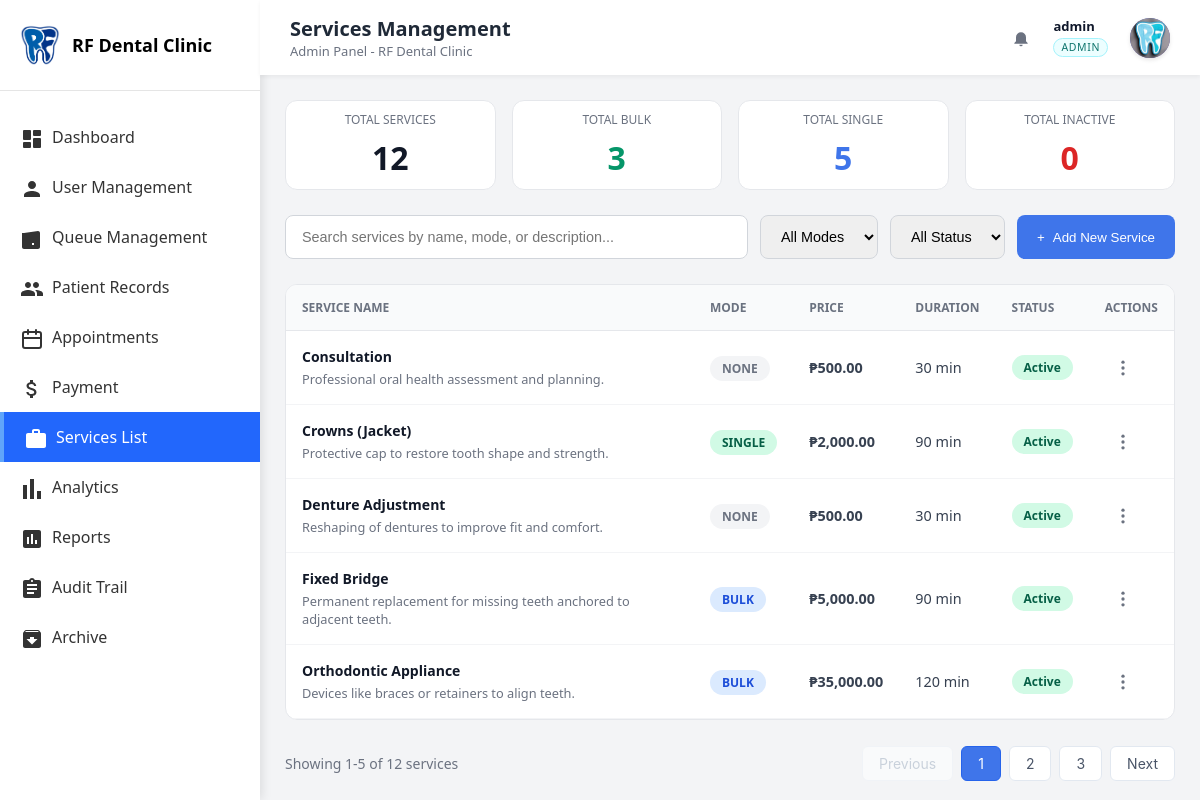
/master/admin/admin_services.php (signed in), run on the app's committed database.
### tables this page shows
CREATE TABLE `services` (
  `id` int(11) NOT NULL,
  `name` varchar(200) NOT NULL,
  `mode` enum('BULK','SINGLE','NONE') DEFAULT 'SINGLE',
  `price` decimal(10,2) DEFAULT 0.00,
  `duration_minutes` int(11) DEFAULT 30,
  `description` text DEFAULT NULL,
  `is_active` tinyint(1) DEFAULT 1,
  `created_at` timestamp NOT NULL DEFAULT current_timestamp(),
  `updated_at` timestamp NOT NULL DEFAULT current_timestamp() ON UPDATE current_timestamp(),
  `is_archived` tinyint(1) NOT NULL DEFAULT 0,
  `deleted_at` datetime DEFAULT NULL
);

### master/admin/admin_services.php (the view, shortened to what this page needs)
<?php
require_once __DIR__ . '/../../includes/admin_layout_start.php';
require_once __DIR__ . '/../../config/database.php';
$currentPage = isset($_GET['page']) ? max(1, (int)$_GET['page']) : 1;
$itemsPerPage = 5;
$offset = ($currentPage - 1) * $itemsPerPage;
$stmtCount = $pdo->query("SELECT COUNT(*) FROM services");
$totalServices = $stmtCount->fetchColumn();
$totalPages = ceil($totalServices / $itemsPerPage);
$search = isset($_GET['search']) ? trim($_GET['search']) : '';
try {
    $nameColumnCheck = $pdo->query("SHOW COLUMNS FROM services LIKE 'name'")->fetch();
    $nameColumnForQuery = $nameColumnCheck ? 'name' : 'service_name';
} catch (PDOException $e) {
    $nameColumnForQuery = 'service_name';
    $nameColumnCheck = false;
}
$whereClauses = [];
$params = [];
$whereSQL = !empty($whereClauses) ? 'WHERE ' . implode(' AND ', $whereClauses) : '';
$sql = "SELECT * FROM services $whereSQL ORDER BY $nameColumnForQuery ASC LIMIT $itemsPerPage OFFSET $offset";
$stmt = $pdo->prepare($sql);
$stmt->execute($params);
$services = $stmt->fetchAll(PDO::FETCH_ASSOC);
$stmtAll = $pdo->query("SELECT * FROM services");
$allServices = $stmtAll->fetchAll(PDO::FETCH_ASSOC);
$totalBulk = count(array_filter($allServices, function($s) { return $s['mode'] === 'BULK'; }));
$totalSingle = count(array_filter($allServices, function($s) { return $s['mode'] === 'SINGLE'; }));
$totalInactive = count(array_filter($allServices, function($s) { return $s['is_active'] == 0; }));
?>
<div class="content-main">
    <div class="services-page">
    <div style="display: grid; grid-template-columns: repeat(auto-fit, minmax(200px, 1fr)); gap: 16px; margin-bottom: 25px;">
        <div style="background: white; padding: 10px; border-radius: 12px; border: 1px solid #e5e7eb; text-align: center;">
            <div style="font-size: 0.75rem; color: #6b7280; text-transform: uppercase; margin-bottom: 8px;">Total Services</div>
            <div style="font-size: 2rem; font-weight: 700; color: #111827;"><?php echo $totalServices; ?></div>
        </div>
        <div style="background: white; padding: 10px; border-radius: 12px; border: 1px solid #e5e7eb; text-align: center;">
            <div style="font-size: 0.75rem; color: #6b7280; text-transform: uppercase; margin-bottom: 8px;">Total Bulk</div>
            <div style="font-size: 2rem; font-weight: 700; color: #059669;"><?php echo $totalBulk; ?></div>
        </div>
        <div style="background: white; padding: 10px; border-radius: 12px; border: 1px solid #e5e7eb; text-align: center;">
            <div style="font-size: 0.75rem; color: #6b7280; text-transform: uppercase; margin-bottom: 8px;">Total Single</div>
            <div style="font-size: 2rem; font-weight: 700; color: #3f75ea;"><?php echo $totalSingle; ?></div>
        </div>
        <div style="background: white; padding: 10px; border-radius: 12px; border: 1px solid #e5e7eb; text-align: center;">
            <div style="font-size: 0.75rem; color: #6b7280; text-transform: uppercase; margin-bottom: 8px;">Total Inactive</div>
            <div style="font-size: 2rem; font-weight: 700; color: #dc2626;"><?php echo $totalInactive; ?></div>
        </div>
    </div>
    <form method="GET" style="margin-bottom: 25px; display: flex; gap: 12px; flex-wrap: wrap;">
        <input type="text" name="search" value="<?php echo htmlspecialchars($search); ?>" placeholder="Search services by name, mode, or description..."
               style="flex: 1; padding: 12px 16px; border: 1px solid #d1d5db; border-radius: 8px; font-size: 0.9rem; outline: none; min-width: 200px;">
        <select name="mode" onchange="this.form.submit()" style="padding: 12px 16px; border: 1px solid #d1d5db; border-radius: 8px; font-size: 0.9rem; outline: none;">
            <option value="">All Modes</option>
        </select>
        <select name="status" onchange="this.form.submit()" style="padding: 12px 16px; border: 1px solid #d1d5db; border-radius: 8px; font-size: 0.9rem; outline: none;">
            <option value="">All Status</option>
        </select>
        <button class="add-btn" onclick="document.getElementById('addModal').style.display='flex'">
            <span>+</span> Add New Service
        </button>
    </form>
    <div class="services-table-container">
        <table class="services-table">
            <thead>
                <tr>
                    <th>Service Name</th>
                    <th>Mode</th>
                    <th>Price</th>
                    <th>Duration</th>
                    <th>Status</th>
                    <th>Actions</th>
                </tr>
            </thead>
            <tbody>
                <?php if (empty($services)): ?>
                    <tr>
                        <td colspan="6" style="text-align: center; padding: 40px; color: #6b7280;">
                            No services found. Add your first service!
                        </td>
                    </tr>
                <?php else: ?>
                    <?php foreach ($services as $service): ?>
                        <tr>
                            <td>
                                <div class="service-name"><?php echo htmlspecialchars($service['name']); ?></div>
                                <?php if ($service['description']): ?>
                                    <div style="font-size: 0.8rem; color: #6b7280; margin-top: 4px;">
                                        <?php echo htmlspecialchars($service['description']); ?>
                                    </div>
                                <?php endif; ?>
                            </td>
                            <td>
                                <span class="mode-badge mode-<?php echo strtolower($service['mode']); ?>">
                                    <?php echo htmlspecialchars($service['mode']); ?>
                                </span>
                            </td>
                            <td class="price">₱<?php echo number_format($service['price'], 2); ?></td>
                            <td><?php echo $service['duration_minutes'] ? $service['duration_minutes'] . ' min' : '-'; ?></td>
                            <td>
                                <span class="status-badge <?php echo $service['is_active'] ? 'status-active' : 'status-inactive'; ?>">
                                    <?php echo $service['is_active'] ? 'Active' : 'Inactive'; ?>
                                </span>
                            </td>
                            <td>
                                <button
                                    type="button"
                                    class="service-kebab-btn"
                                    data-service-id="<?php echo (int)$service['id']; ?>"
                                    aria-label="Service actions"
                                >
                                    <svg xmlns="http://www.w3.org/2000/svg" width="20" height="20" viewBox="0 0 24 24" fill="currentColor">
                                        <circle cx="12" cy="5" r="2"></circle>
                                        <circle cx="12" cy="12" r="2"></circle>
                                        <circle cx="12" cy="19" r="2"></circle>
                                    </svg>
                                </button>
                            </td>
                        </tr>
                    <?php endforeach; ?>
                <?php endif; ?>
            </tbody>
        </table>
    </div>
    <div class="pagination">
        <span class="pagination-info">
            Showing <?php echo $totalServices > 0 ? ($offset + 1) : 0; ?>-<?php echo min($offset + $itemsPerPage, $totalServices); ?> of <?php echo $totalServices; ?> services
        </span>
        <div class="pagination-buttons">
            <?php
            $queryParams = [];
            $queryString = !empty($queryParams) ? '&' . http_build_query($queryParams) : '';
            ?>
            <a href="?page=<?php echo max(1, $currentPage - 1) . $queryString; ?>"
               class="pagination-btn <?php echo $currentPage <= 1 ? 'disabled' : ''; ?>"
               <?php echo $currentPage <= 1 ? 'style="opacity: 0.5; cursor: not-allowed;" onclick="return false;"' : ''; ?>>
                Previous
            </a>
            <?php for ($i = 1; $i <= $totalPages; $i++): ?>
                <a href="?page=<?php echo $i . $queryString; ?>"
                   class="pagination-btn <?php echo $i === $currentPage ? 'active' : ''; ?>">
                    <?php echo $i; ?>
                </a>
            <?php endfor; ?>
            <a href="?page=<?php echo min($totalPages, $currentPage + 1) . $queryString; ?>"
               class="pagination-btn <?php echo $currentPage >= $totalPages ? 'disabled' : ''; ?>"
               <?php echo $currentPage >= $totalPages ? 'style="opacity: 0.5; cursor: not-allowed;" onclick="return false;"' : ''; ?>>
                Next
            </a>
        </div>
    </div>
</div>
<?php require_once __DIR__ . '/../../includes/admin_layout_end.php'; ?>

### assets/css/dashboard.css (style rules this page uses)
* { margin: 0; padding: 0; box-sizing: border-box; }
body { font-family: 'Segoe UI', Tahoma, Geneva, Verdana, sans-serif; background: #f3f4f6; display: flex; min-height: 100vh; min-height: 100dvh; height: 100vh; overflow: hidden; }
@media (prefers-reduced-motion: no-preference) { * { scroll-behavior: smooth; } }
.main-content, .content-area, .content-main, .content-sidebar { min-width: 0; }
.content-main { flex: 1; display: flex; flex-direction: column; gap: 25px; padding-top: 0px; padding-bottom: 50px; min-height: 100%; }
.status-badge { padding: 4px 12px; border-radius: 6px; font-size: 12px; font-weight: 500; }

### assets/css/admin.css (style rules this page uses)
.status-badge { display: inline-block; padding: 4px 10px; border-radius: 9999px; font-size: 0.75rem; font-weight: 500; }
.pagination { display: flex; justify-content: space-between; align-items: center; padding-bottom: 26px; }
.pagination-info { font-size: 0.875rem; color: #6b7280; }
.pagination-buttons { display: flex; gap: 4px; }
.pagination-btn { padding: 8px 14px; border: 1px solid #d1d5db; background: white; border-radius: 6px; cursor: pointer; font-size: 0.875rem; transition: all 0.2s; text-decoration: none; display: inline-block; color: #374151; }
.pagination-btn.disabled, .pagination-btn:disabled { color: #9ca3af; cursor: not-allowed; pointer-events: none; }
.pagination-btn.active { background: #3f75ea; color: white; border-color: #3f75ea; }
.service-name { flex: 1; font-size: 0.875rem; color: #374151; }

### master/admin/admin_services.php (style rules this page uses)
.services-page { width: 100%; box-sizing: border-box; }
.add-btn { background: #3f75ea; color: white; border: none; padding: 10px 20px; border-radius: 8px; cursor: pointer; display: flex; align-items: center; gap: 8px; }
.services-table-container { background: white; border: 1px solid #e5e7eb; border-radius: 12px; overflow: hidden; width: 100%; }
.services-table { width: 100%; border-collapse: collapse; }
.services-table th { background: #f9fafb; padding: 14px 16px; text-align: left; font-size: 0.75rem; font-weight: 600; color: #6b7280; text-transform: uppercase; border-bottom: 1px solid #e5e7eb; }
.services-table td { padding: 16px; border-bottom: 1px solid #f3f4f6; font-size: 0.9rem; color: #374151; }
.service-name { font-weight: 600; color: #111827; }
.mode-badge { padding: 4px 12px; border-radius: 9999px; font-size: 0.75rem; font-weight: 600; text-transform: uppercase; }
.mode-bulk { background: #dbeafe; color: #1d4ed8; }
.mode-single { background: #d1fae5; color: #065f46; }
.mode-none { background: #f3f4f6; color: #6b7280; }
.status-badge { padding: 4px 12px; border-radius: 9999px; font-size: 0.75rem; font-weight: 600; }
.status-active { background: #d1fae5; color: #065f46; }
.price { font-weight: 600; color: #059669; }
.service-kebab-btn { background: none; border: none; cursor: pointer; padding: 8px; border-radius: 50%; color: #6b7280; display: inline-flex; align-items: center; justify-content: center; transition: all 0.2s ease; }
.pagination-buttons { display: flex; gap: 8px; align-items: center; font-family: -apple-system, BlinkMacSystemFont, "Segoe UI", Roboto, Helvetica, Arial, sans-serif; }
.pagination-btn { display: flex; align-items: center; justify-content: center; padding: 8px 16px; background-color: #ffffff; border: 1px solid #e2e8f0; border-radius: 6px; text-decoration: none; color: #4a5568; font-size: 14px; transition: all 0.2s ease; min-width: 32px; }
.pagination-btn.active { background-color: #3f75ea; color: #ffffff; border-color: #2563eb; }
.pagination-btn.disabled { color: #a0aec0; background-color: #fff; cursor: not-allowed; border-color: #edf2f7; }
.pagination { padding-top: 26px; }

### data on the page
services: name "Consultation", description "Professional oral health assessment and planning.", mode "NONE", price "500.00", duration_minutes "30", is_active "Active"
services: name "Crowns (Jacket)", description "Protective cap to restore tooth shape and strength.", mode "SINGLE", price "2,000.00", duration_minutes "90", is_active "Active"
services: name "Denture Adjustment", description "Reshaping of dentures to improve fit and comfort.", mode "NONE", price "500.00", duration_minutes "30", is_active "Active"
services: name "Fixed Bridge", description "Permanent replacement for missing teeth anchored to adjacent teeth.", mode "BULK", price "5,000.00", duration_minutes "90", is_active "Active"
services: name "Orthodontic Appliance", description "Devices like braces or retainers to align teeth.", mode "BULK", price "35,000.00", duration_minutes "120", is_active "Active"

### other printed values
$pageTitle "Services Management"
$displayHeaderName "admin"
$_SESSION['role'] "ADMIN"
$totalServices "12"
$totalBulk "3"
$totalSingle "5"
$totalInactive "0"
$offset + 1 "1"
min($offset + $itemsPerPage, $totalServices) "5"
